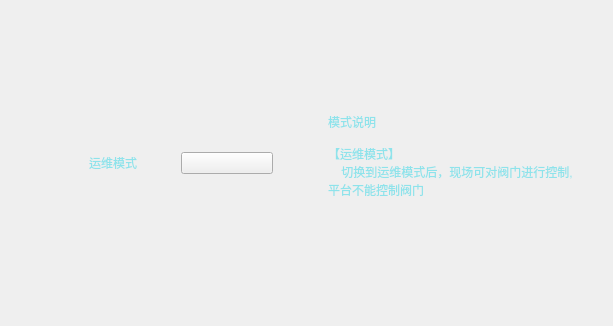
<?xml version="1.0" encoding="UTF-8"?>
<ui version="4.0">
 <class>ModelChooseWidget</class>
 <widget class="QWidget" name="ModelChooseWidget">
  <property name="geometry">
   <rect>
    <x>0</x>
    <y>0</y>
    <width>613</width>
    <height>326</height>
   </rect>
  </property>
  <property name="windowTitle">
   <string>Form</string>
  </property>
  <layout class="QVBoxLayout" name="verticalLayout_3">
   <property name="spacing">
    <number>0</number>
   </property>
   <property name="margin">
    <number>0</number>
   </property>
   <item>
    <layout class="QVBoxLayout" name="verticalLayout_2">
     <item>
      <spacer name="verticalSpacer">
       <property name="orientation">
        <enum>Qt::Vertical</enum>
       </property>
       <property name="sizeType">
        <enum>QSizePolicy::Maximum</enum>
       </property>
       <property name="sizeHint" stdset="0">
        <size>
         <width>20</width>
         <height>40</height>
        </size>
       </property>
      </spacer>
     </item>
     <item>
      <layout class="QHBoxLayout" name="horizontalLayout_2">
       <property name="spacing">
        <number>6</number>
       </property>
       <item>
        <spacer name="horizontalSpacer_2">
         <property name="orientation">
          <enum>Qt::Horizontal</enum>
         </property>
         <property name="sizeType">
          <enum>QSizePolicy::Maximum</enum>
         </property>
         <property name="sizeHint" stdset="0">
          <size>
           <width>80</width>
           <height>20</height>
          </size>
         </property>
        </spacer>
       </item>
       <item>
        <layout class="QVBoxLayout" name="verticalLayout">
         <property name="spacing">
          <number>30</number>
         </property>
         <item>
          <widget class="QWidget" name="widget_model_widget_up" native="true">
           <property name="maximumSize">
            <size>
             <width>16777215</width>
             <height>126</height>
            </size>
           </property>
           <layout class="QGridLayout" name="gridLayout">
            <property name="horizontalSpacing">
             <number>0</number>
            </property>
            <property name="verticalSpacing">
             <number>10</number>
            </property>
            <item row="0" column="0">
             <widget class="QLabel" name="label_operation">
              <property name="styleSheet">
               <string notr="true">color: rgb(142, 227, 235);
font: 14pt &quot;微软雅黑&quot;;</string>
              </property>
              <property name="text">
               <string>运维模式</string>
              </property>
             </widget>
            </item>
            <item row="0" column="1">
             <widget class="mySwitchButton" name="pbn_operation">
              <property name="text">
               <string/>
              </property>
             </widget>
            </item>
           </layout>
          </widget>
         </item>
        </layout>
       </item>
       <item>
        <spacer name="horizontalSpacer_3">
         <property name="orientation">
          <enum>Qt::Horizontal</enum>
         </property>
         <property name="sizeType">
          <enum>QSizePolicy::Maximum</enum>
         </property>
         <property name="sizeHint" stdset="0">
          <size>
           <width>40</width>
           <height>20</height>
          </size>
         </property>
        </spacer>
       </item>
       <item>
        <widget class="QLabel" name="label_text">
         <property name="maximumSize">
          <size>
           <width>16777215</width>
           <height>138</height>
          </size>
         </property>
         <property name="styleSheet">
          <string notr="true">font: 12pt &quot;Abyssinica SIL&quot;;
color: rgb(142, 227, 235);</string>
         </property>
         <property name="text">
          <string>模式说明

【运维模式】
    切换到运维模式后，现场可对阀门进行控制,     
平台不能控制阀门
</string>
         </property>
         <property name="textFormat">
          <enum>Qt::PlainText</enum>
         </property>
         <property name="alignment">
          <set>Qt::AlignLeading|Qt::AlignLeft|Qt::AlignVCenter</set>
         </property>
        </widget>
       </item>
       <item>
        <spacer name="horizontalSpacer">
         <property name="orientation">
          <enum>Qt::Horizontal</enum>
         </property>
         <property name="sizeType">
          <enum>QSizePolicy::Maximum</enum>
         </property>
         <property name="sizeHint" stdset="0">
          <size>
           <width>40</width>
           <height>20</height>
          </size>
         </property>
        </spacer>
       </item>
      </layout>
     </item>
     <item>
      <spacer name="verticalSpacer_2">
       <property name="orientation">
        <enum>Qt::Vertical</enum>
       </property>
       <property name="sizeType">
        <enum>QSizePolicy::Maximum</enum>
       </property>
       <property name="sizeHint" stdset="0">
        <size>
         <width>20</width>
         <height>40</height>
        </size>
       </property>
      </spacer>
     </item>
    </layout>
   </item>
  </layout>
 </widget>
 <customwidgets>
  <customwidget>
   <class>mySwitchButton</class>
   <extends>QPushButton</extends>
   <header>myswitchbutton.h</header>
  </customwidget>
 </customwidgets>
 <resources/>
 <connections/>
</ui>
